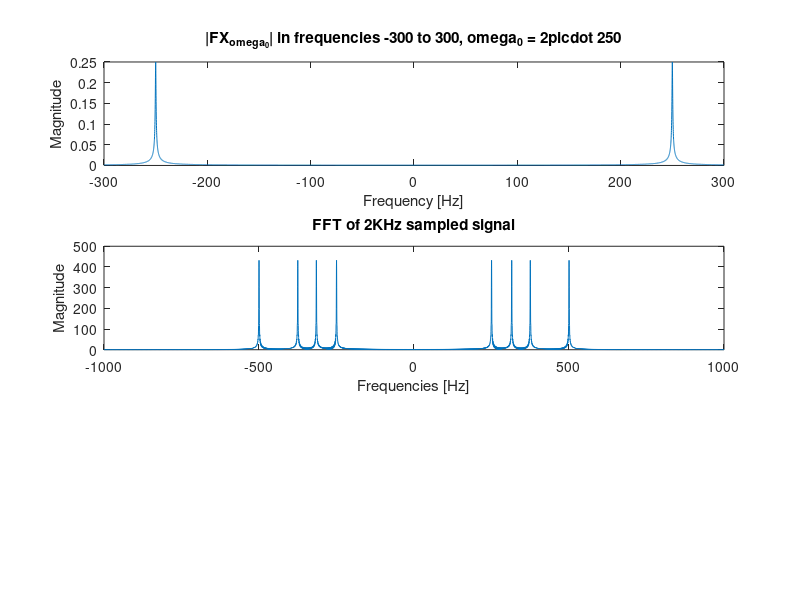
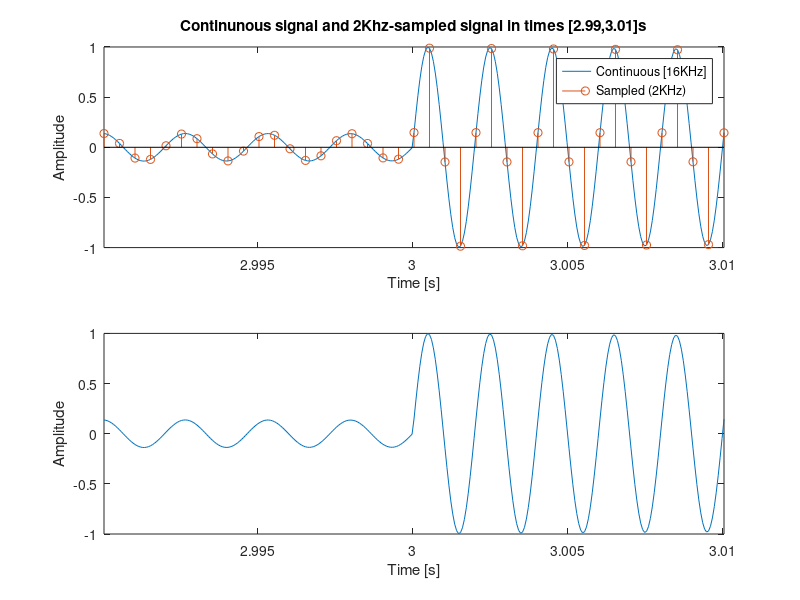

Write MATLAB code to recreate these figures, in order.
% Students:
%  Itay Levi - 203192216 
%  Hagai Kariti - 301781613

%% Clear all
clear all;
close all;
clc
%% Q1
% define the signal
x_w = @(w,t) sin(w.*t).*(t >= 0).*exp(-2*t);
% define fourier transform for X
w0 = 2*pi*250;
X_fourier = @(w) w0./(w0^2 + (j.*w + 2).^2);
% calculate it for given interval
f_space = linspace(-300, 300, 10000);
X_f_abs = abs(X_fourier(2*pi*f_space));
% plot it
figure(1);
subplot(3, 1, 1);
plot(f_space, X_f_abs);
title("|F\{X_{\omega_0}\}| in frequencies -300 to 300, \omega_0 = 2\pi\cdot 250");
xlabel("Frequency [Hz]");
ylabel("Magnitude");
%% Q2
% define the signal x(t)
w1 = 2*pi*250;
w2 = 2*pi*315;
w3 = 2*pi*375;
w4 = 2*pi*500;
x = @(t) x_w(w1, t).*(t >= 0 & t < 1) ...
    + x_w(w2, t-1).*(t >= 1 & t < 2) ...
    + x_w(w3, t-2).*(t >= 2 & t < 3) ...
    + x_w(w4, t-3).*(t >= 3 & t < 4);
% calculate the signal in the required time interval
t = linspace(0, 4, 64000);
signal = x(t);
% play it
sample_frequency_continuous = 64000/4;
soundsc(signal, sample_frequency_continuous);
%% Q3
% calculate time interval
start_index = 1 + sample_frequency_continuous * 2.99;
end_index = 1 + sample_frequency_continuous * 3.01;
interval = t(start_index:end_index);
% plot the signal twice (title and legend will be set by later questions)
figure(2);
subplot(2, 1, 1);
plot(interval, signal(start_index:end_index));
xlabel('Time [s]');
ylabel('Amplitude');
xlim([interval(1) interval(end)]);
hold all;

subplot(2, 1, 2);
plot(interval, signal(start_index:end_index));
xlabel('Time [s]');
ylabel('Amplitude');
xlim([interval(1) interval(end)]);
hold all;
%% Q4
% downsample signal
sample_frequency = 2000;
downsample_factor = sample_frequency_continuous/sample_frequency;
sampled_signal = downsample(signal, downsample_factor);
% calculate time interval
start_index = 1 + 2.99 * sample_frequency;
end_index = 1 + 3.01 * sample_frequency;
sampled_interval = downsample(interval, downsample_factor);
% plot
subplot(2, 1, 1);
stem(sampled_interval, sampled_signal(start_index:end_index));
title("Continunous signal and 2Khz-sampled signal in times [2.99,3.01]s");
legend('Continuous [16KHz]', 'Sampled (2KHz)');
%% Q5
% Calculate fft on sampled signal
signal_fft = fftshift(fft(sampled_signal));
% plot it
num_of_samples = length(sampled_signal);
frequencies = linspace(-sample_frequency/2, sample_frequency/2, num_of_samples);
figure(1);
subplot(3, 1, 2);
plot(frequencies, abs(signal_fft));
title('FFT of 2KHz sampled signal');
xlabel('Frequencies [Hz]');
ylabel('Magnitude');
